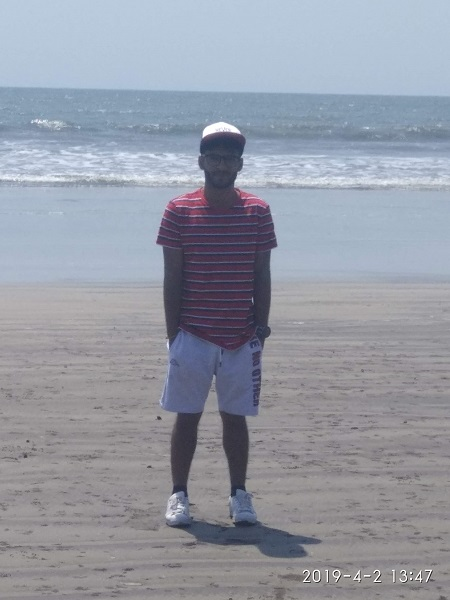
#> input picture J.jpg, 450 x 600 px
$ python humanBodyDetection.py
#> lines starting #> are read from the running program, lines starting #| are printed output that depends on the picture; after the words box and inside, x2 and y2 are one past the last pixel; in counts of white or black regions, pixels touching at a corner belong together
import numpy as np
import cv2

bodydetection = cv2.CascadeClassifier('haarcascade_fullbody.xml')
img = cv2.imread('J.jpg')
#> img is the input picture: shape (600, 450, 3); mean B, G, R 165, 153.6, 148.9
gray = cv2.cvtColor(img, cv2.COLOR_BGR2GRAY)
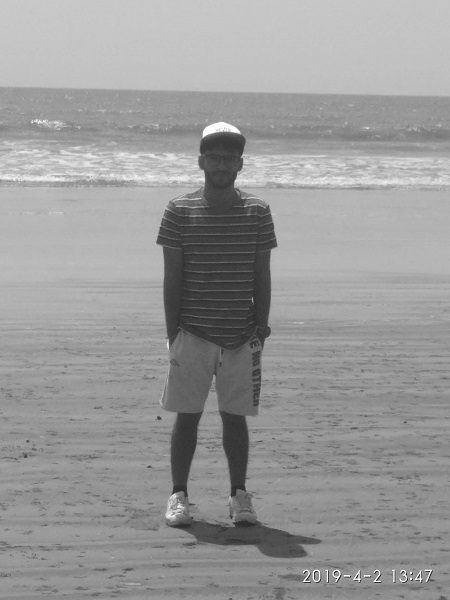
#> gray: shape (600, 450); min 19, max 255, mean 153.5
body = bodydetection.detectMultiScale(gray, 1.009, 5)
#> body = [[98, 83, 221, 442]]

for x, y, w, h in body:
   # so we slightly shrink the rectangles to get a nicer output.
   pad_w, pad_h = int(0.15*w), int(0.02*h)
   cv2.rectangle(img, (x+pad_w+10, y+pad_h+10), (x+w-pad_w, y+h-pad_h), (0, 255, 0), 2)
#> this loop made 1 pass
#> (x, y, w, h, pad_w, pad_h) on pass 1: (98, 83, 221, 442, 33, 8)
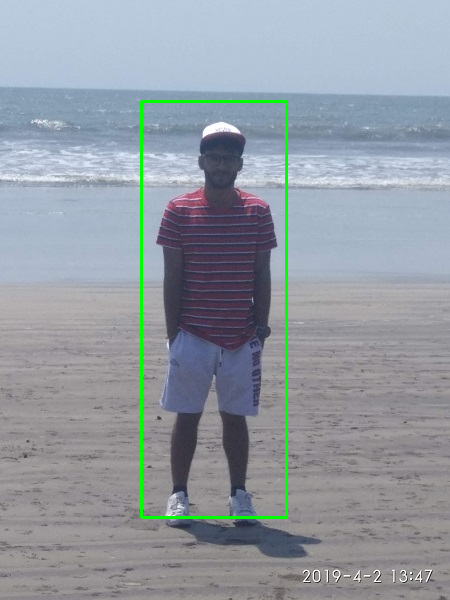
#> img: shape (600, 450, 3); 1.25% of pixels changed, all inside (x1, y1, x2, y2) = (140, 100, 288, 519)

cv2.imshow('img',img)

crop_img = img[x:x+w, y:y+h]
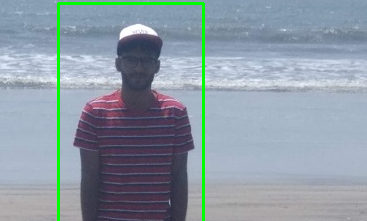
#> crop_img: shape (221, 367, 3); mean B, G, R 165.4, 154.5, 141.2
cv2.imshow('crop',crop_img)

cv2.waitKey(0)
cv2.destroyAllWindows()

$ run again, with C.jpg copied over J.jpg
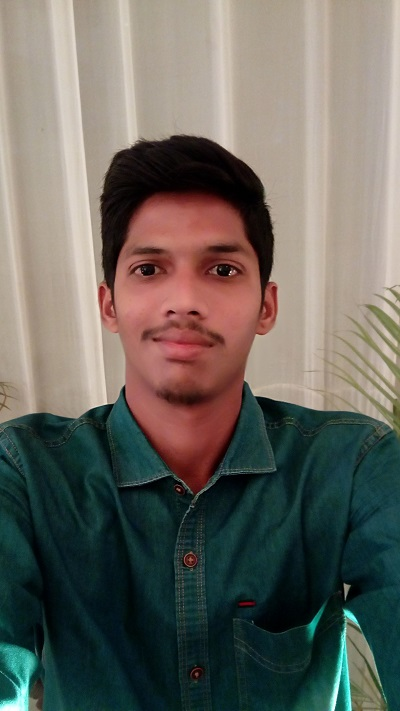
#> input picture C.jpg, 400 x 711 px
#> img is the input picture: shape (711, 400, 3); mean B, G, R 94.9, 102.4, 104.7
#> `gray = cv2.cvtColor(img, cv2.COLOR_BGR2GRAY)`:
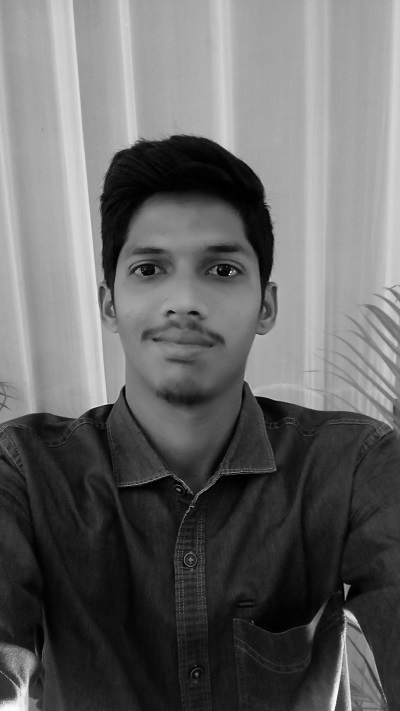
#> gray: shape (711, 400); min 0, max 254, mean 102.3
#> body = [[212, 253, 22, 44], [247, 230, 34, 68]]
#> the loop `for x, y, w, h in body:` made 2 passes
#> (x, y, w, h, pad_w, pad_h) on passes 1 to 2: (212, 253, 22, 44, 3, 0), (247, 230, 34, 68, 5, 1)
#> `crop_img = img[x:x+w, y:y+h]`:
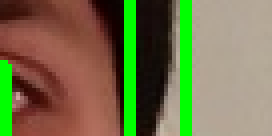
#> crop_img: shape (34, 68, 3) (shown 4 times larger); mean B, G, R 75, 114.8, 115.8

$ run again, with F.jpg copied over J.jpg
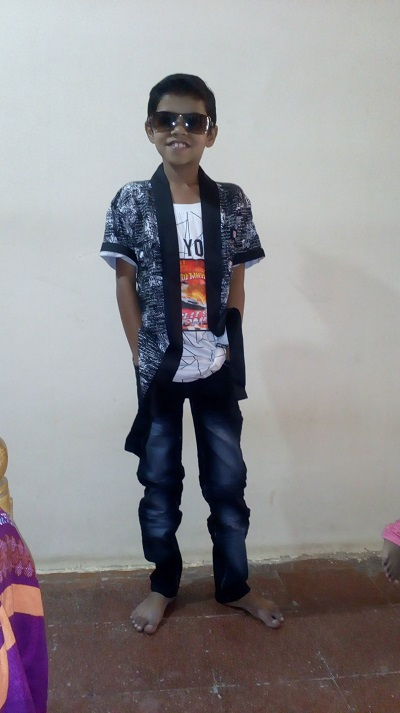
#> input picture F.jpg, 400 x 713 px
#> img is the input picture: shape (713, 400, 3); mean B, G, R 142.2, 139.2, 141.8
#> body = [[31, 37, 301, 602]]
#> the loop `for x, y, w, h in body:` made 1 pass
#> (x, y, w, h, pad_w, pad_h) on pass 1: (31, 37, 301, 602, 45, 12)
#> after the loop `for x, y, w, h in body:`:
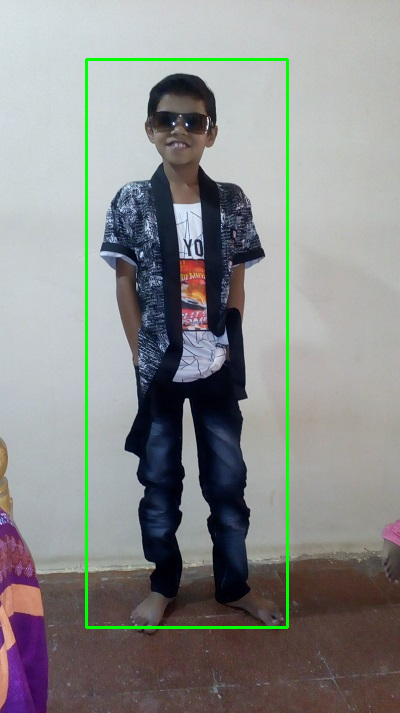
#> img: shape (713, 400, 3); 1.62% of pixels changed, all inside (x1, y1, x2, y2) = (85, 58, 289, 629)
#> `crop_img = img[x:x+w, y:y+h]`:
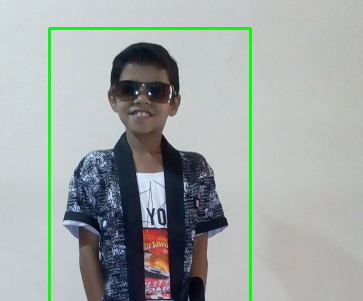
#> crop_img: shape (301, 363, 3); mean B, G, R 165.7, 168.4, 160.9
